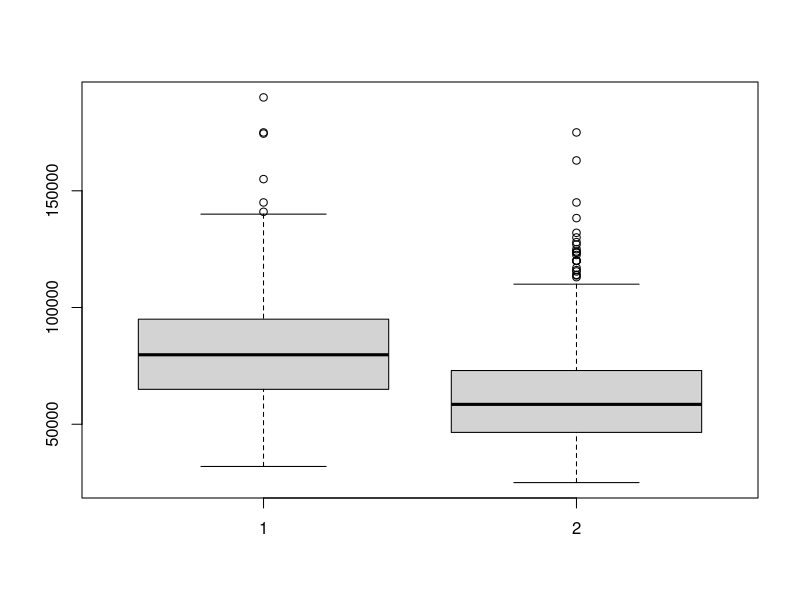
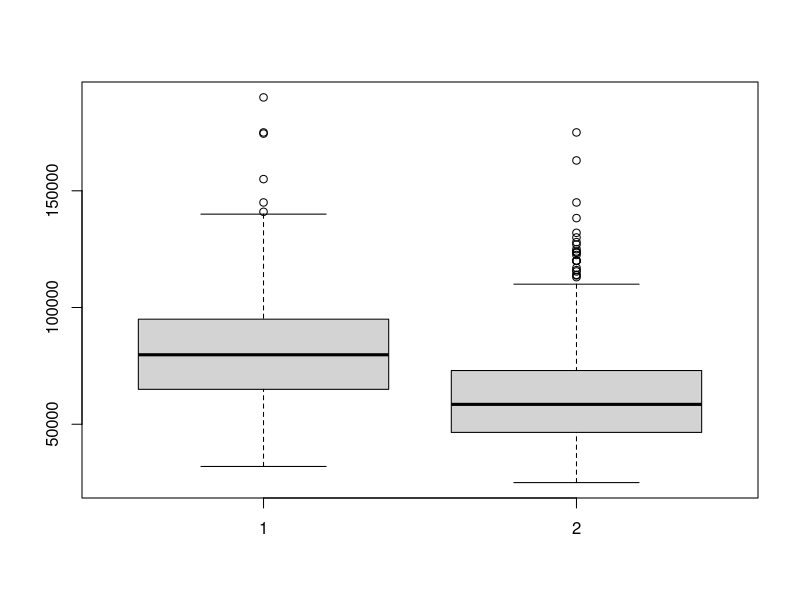
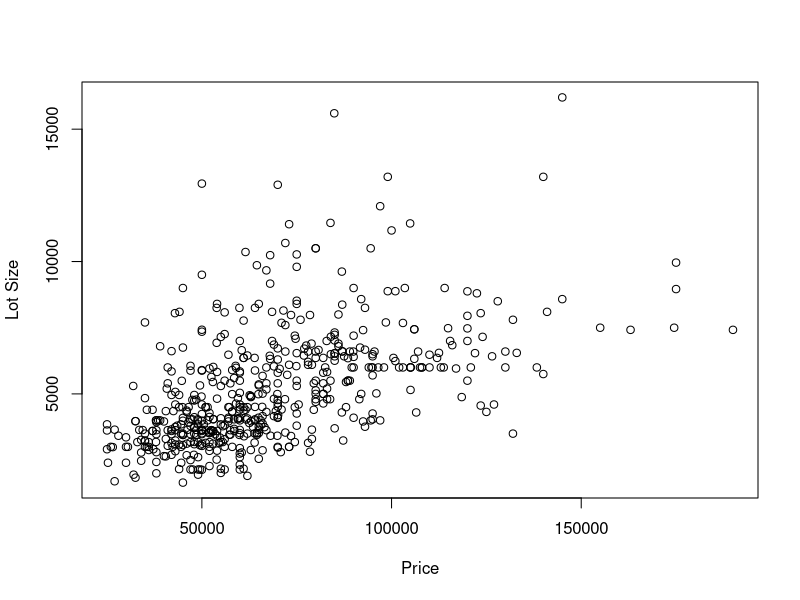
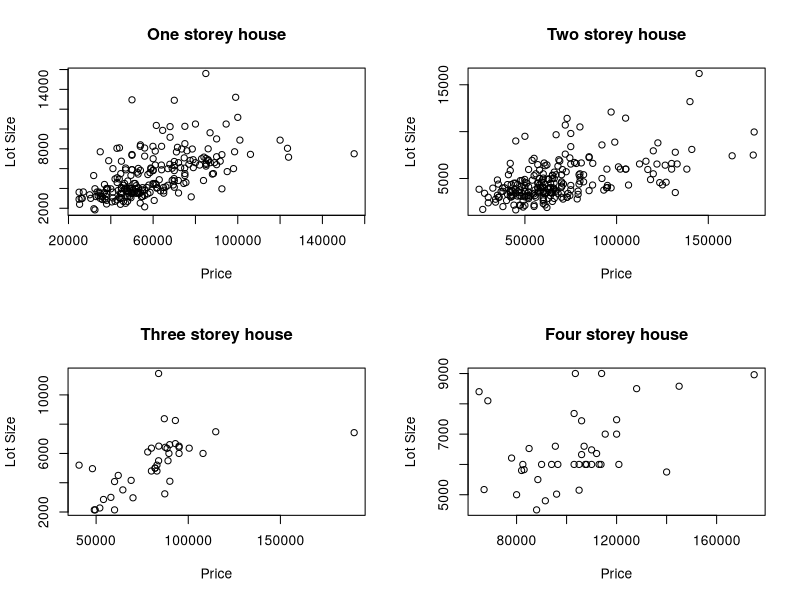

Here is the R script that generated these plots, in order:
#######################################################################################

                              #BSF Group 2 Team No.10
#Members : Paras 1801035, Karthigeyan 1801093, Shanmugapriya 1801115, Niranjan 1801122

#######################################################################################

### Seting up the correct directory
#setwd("~/PGP-iimt/Term4/BSF gr2/bsf_iimtrichy_18-20/BSF G2T10/Assignment1/") #Windows
setwd("~/rwork/rprojects/bsf_iimtrichy_18-20/BSF G2T10/Assignment1/") #Linux

### Reading Excel file
library(readxl)
raw_data<-read_excel("Housing.xlsx",col_names = TRUE)
raw_data # This the table with raw data
str(raw_data) #All strings are considered as characters
        housing<-data.frame(raw_data,stringsAsFactors = TRUE)
        str(housing)  #QUESTION WHY ARE THE CHARACTER ROWS NOT TURNING INTO FACTORS. 
        housing$driveway<-as.factor(housing$driveway)
        housing$recroom<-as.factor(housing$recroom)
        housing$fullbase<-as.factor(housing$fullbase)
        housing$gashw<-as.factor(housing$gashw)
        housing$airco<-as.factor(housing$airco)
        housing$prefarea<-as.factor(housing$prefarea)
        str(housing)        
        

### Quest 1 - Return a dataframe with columns price, lotsize, bedrooms
quest1<-data.frame(price=housing$price, lotsize=housing$lotsize, bedrooms=housing$bedrooms)
(quest1)

### Ques 2 - Mean price of 4-bedroom segment
quest2 <- subset(housing, bedrooms==4)
mean(quest2$price)

### Quest 3 - Summary of price per lotsize
quest3<-housing$price/housing$lotsize
summary(quest3)

### Quest 4 - stories.summary dataframe with no. of houses, mean house price, median house price, maximum house price
stories.summary<-aggregate(housing$price, by=list(housing$stories), FUN = function(x)
  c(count=length(x), avg=mean(x),median=median(x),max=max(x)))
stories.summary
str(stories.summary) #NOT ABLE TO UNDERSTAND THE STRUCTURE OF THIS OBJECT

### Quest 5 - How many houses have lotsizes between 4000 and 6000
quest5<- subset(housing, lotsize >= 4000 & lotsize <= 6000) # Note the difference between && (comparison of vectors) and & (element wise comparison)
length(quest5$lotsize)

### Quest 6 - Order houses by highest lotsizes and print first 10 houses
quest6<-housing[rev(order(housing$lotsize)),]
quest6[1:10,2]

### Quest 7 - Find the coefficient of variation of the house price with and without aircon
quest7<-aggregate(housing$price, by= list(housing$airco), FUN = function(x)
  c(cov=sd(x)/mean(x)))
quest7

### Quest 8 - Boxplot of house prices with preferred and non-preferred area
vec1<-housing$price[housing$prefarea=='yes']; vec1
vec2<-housing$price[housing$prefarea=='no']; vec2
boxplot(vec1,vec2)

boxplot(housing$price[housing$prefarea=='yes'], housing$price[housing$prefarea=='no'])


### Quest 9 - Scatterplot of price vs lotsize

plot(housing$price, housing$lotsize, xlab = "Price", ylab = "Lot Size")
cor(housing$price,housing$lotsize)

### Quest 10 - Does the relationship between price and lotsize same for all stories segments?

cor(housing$price[housing$stories==1],housing$lotsize[housing$stories==1])
cor(housing$price[housing$stories==2],housing$lotsize[housing$stories==2])
cor(housing$price[housing$stories==3],housing$lotsize[housing$stories==3])
cor(housing$price[housing$stories==4],housing$lotsize[housing$stories==4])

par(mfrow=c(2,2))
plot(housing$price[housing$stories==1],housing$lotsize[housing$stories==1], xlab = "Price", ylab = "Lot Size", main="One storey house")
plot(housing$price[housing$stories==2],housing$lotsize[housing$stories==2], xlab = "Price", ylab = "Lot Size", main="Two storey house")
plot(housing$price[housing$stories==3],housing$lotsize[housing$stories==3], xlab = "Price", ylab = "Lot Size", main="Three storey house")
plot(housing$price[housing$stories==4],housing$lotsize[housing$stories==4], xlab = "Price", ylab = "Lot Size", main="Four storey house")

